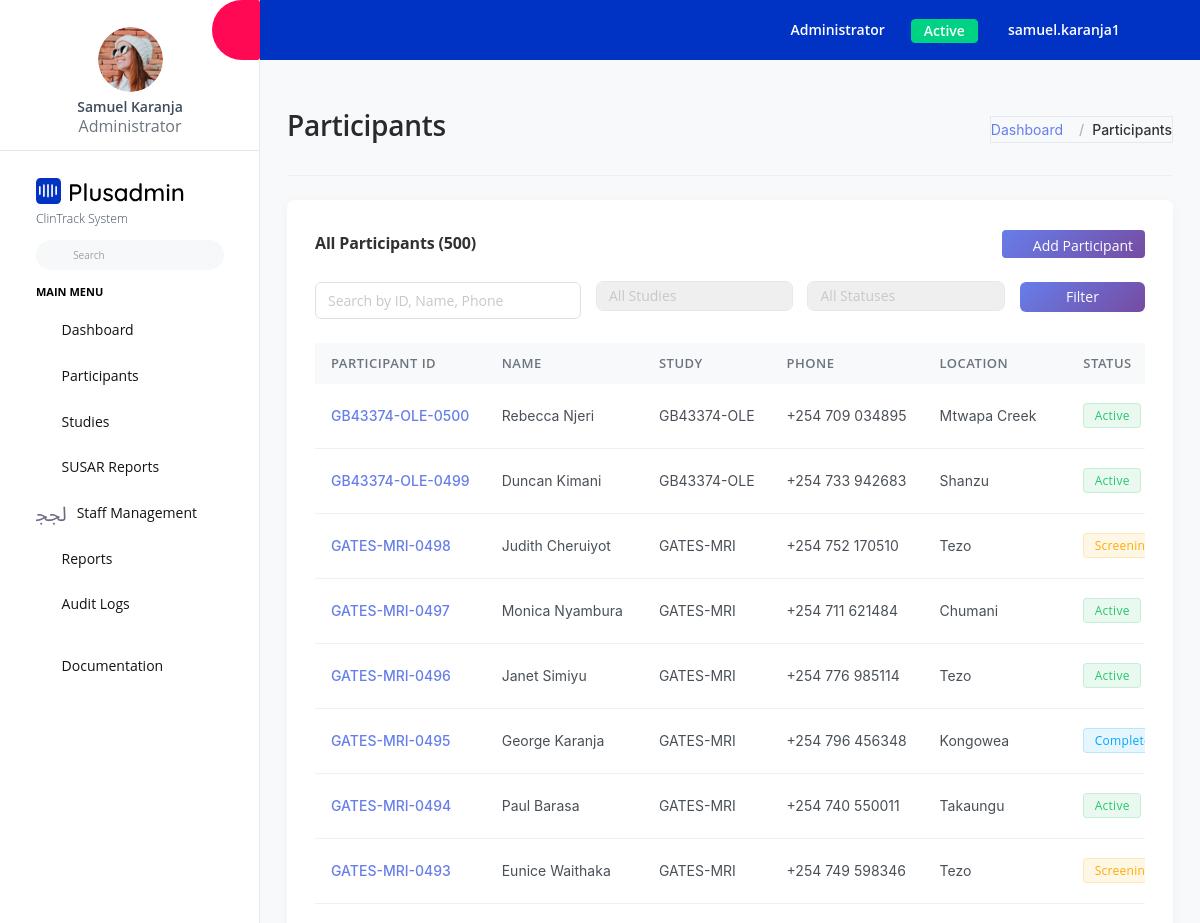
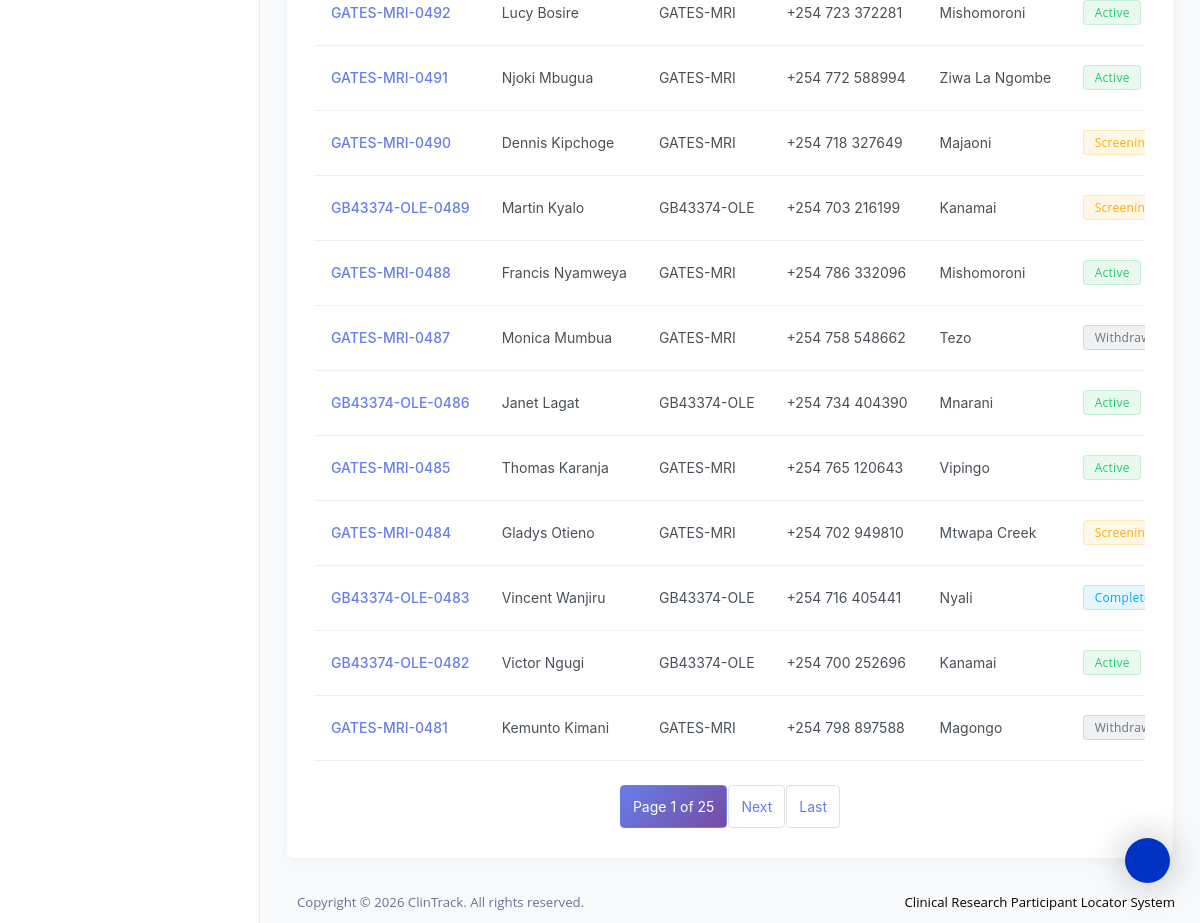
Page /participants/ (signed in) on the committed database (2 pictures, top to bottom).
### clintrack/models.py (models this page shows, shortened)
class User(AbstractUser):
    ROLE_CHOICES = [
        ('admin', 'Administrator'),
        ('coordinator', 'Study Coordinator'),
        ('staff', 'Research Staff'),
        ('viewer', 'Viewer Only'),
    ]
    role = models.CharField(max_length=20, choices=ROLE_CHOICES, default='staff')
    phone_number = PhoneNumberField(blank=True, null=True)
    created_at = models.DateTimeField(auto_now_add=True)
    updated_at = models.DateTimeField(auto_now=True)
    class Meta:
        db_table = 'users'

class Participant(models.Model):
    GENDER_CHOICES = [
        ('M', 'Male'),
        ('F', 'Female'),
        ('O', 'Other'),
        ('U', 'Prefer not to say'),
    ]
    STATUS_CHOICES = [
        ('active', 'Active'),
        ('completed', 'Completed'),
        ('withdrawn', 'Withdrawn'),
        ('lost', 'Lost to Follow-up'),
        ('screening', 'Screening'),
    ]
    participant_id = models.CharField(max_length=50, unique=True, db_index=True)
    study = models.ForeignKey(Study, on_delete=models.PROTECT, related_name='participants')
    first_name = models.CharField(max_length=100)
    last_name = models.CharField(max_length=100)
    date_of_birth = models.DateField(null=True, blank=True)
    gender = models.CharField(max_length=1, choices=GENDER_CHOICES, default='U')
    primary_phone = PhoneNumberField()
    secondary_phone = PhoneNumberField(blank=True, null=True)
    email = models.EmailField(blank=True)
    location = models.CharField(max_length=200, help_text="Village/Estate/Area")
    sub_location = models.CharField(max_length=200, blank=True)
    county = models.CharField(max_length=100, blank=True)
    nearest_landmark = models.TextField(blank=True, help_text="Directions or nearest landmark")
    status = models.CharField(max_length=20, choices=STATUS_CHOICES, default='screening')
    enrollment_date = models.DateField(null=True, blank=True)
    notes = models.TextField(blank=True)
    created_by = models.ForeignKey(User, on_delete=models.SET_NULL, null=True, related_name='created_participants')
    created_at = models.DateTimeField(auto_now_add=True)
    updated_at = models.DateTimeField(auto_now=True)
    class Meta:
        db_table = 'participants'
        ordering = ['-created_at']
        indexes = [
            models.Index(fields=['participant_id']),
            models.Index(fields=['study', 'status']),
            models.Index(fields=['last_name', 'first_name']),
        ]
    def get_full_name(self):
        return f"{self.first_name} {self.last_name}"

class Study(models.Model):
    name = models.CharField(max_length=200, unique=True)
    code = models.CharField(max_length=50, unique=True)
    description = models.TextField(blank=True)
    start_date = models.DateField(null=True, blank=True)
    end_date = models.DateField(null=True, blank=True)
    is_active = models.BooleanField(default=True)
    created_at = models.DateTimeField(auto_now_add=True)
    updated_at = models.DateTimeField(auto_now=True)
    class Meta:
        db_table = 'studies'
        ordering = ['name']

### clintrack/views.py (the view, shortened to what this page needs)
# urls.py: path('participants/', views.participant_list, name='participant_list'),
@login_required
def participant_list(request):
    participants = Participant.objects.select_related('study', 'created_by').all()
    search = request.GET.get('search', '')
    study_filter = request.GET.get('study', '')
    status_filter = request.GET.get('status', '')
    if study_filter:
        participants = participants.filter(study_id=study_filter)
    if status_filter:
        participants = participants.filter(status=status_filter)
    paginator = Paginator(participants, 20)
    page_number = request.GET.get('page')
    page_obj = paginator.get_page(page_number)
    studies = Study.objects.filter(is_active=True)
    context = {
        'page_obj': page_obj,
        'studies': studies,
        'search': search,
        'study_filter': study_filter,
        'status_filter': status_filter,
        'status_choices': Participant.STATUS_CHOICES,
    }
    return render(request, 'participants/participant_list.html', context)

### templates/participants/participant_list.html (shortened to what this page needs)
{% extends 'base.html' %}
{% load static %}
{% block content %}
<div class="page-header">
  <h3 class="page-title">Participants</h3>
  <nav aria-label="breadcrumb">
    <ol class="breadcrumb">
      <li class="breadcrumb-item"><a href="{% url 'dashboard' %}">Dashboard</a></li>
      <li class="breadcrumb-item active" aria-current="page">Participants</li>
    </ol>
  </nav>
</div>
<div class="row">
  <div class="col-lg-12 grid-margin stretch-card">
    <div class="card">
      <div class="card-body">
        <div class="d-flex justify-content-between align-items-center mb-4">
          <h4 class="card-title mb-0">All Participants ({{ page_obj.paginator.count }})</h4>
          {% if user.role == 'admin' or user.role == 'coordinator' %}
          <a href="{% url 'participant_create' %}" class="btn btn-primary btn-sm">
            <i class="mdi mdi-plus"></i> Add Participant
          </a>
          {% endif %}
        </div>
        <form method="get" class="row g-3 mb-4">
          <div class="col-md-4">
            <input type="text" name="search" class="form-control" placeholder="Search by ID, Name, Phone" value="{{ search }}">
          </div>
          <div class="col-md-3">
            <select name="study" class="form-control">
              <option value="">All Studies</option>
            </select>
          </div>
          <div class="col-md-3">
            <select name="status" class="form-control">
              <option value="">All Statuses</option>
            </select>
          </div>
          <div class="col-md-2">
            <button type="submit" class="btn btn-primary w-100">Filter</button>
          </div>
        </form>
        <div class="table-responsive">
          <table class="table table-hover">
            <thead>
              <tr>
                <th>Participant ID</th>
                <th>Name</th>
                <th>Study</th>
                <th>Phone</th>
                <th>Location</th>
                <th>Status</th>
              </tr>
            </thead>
            <tbody>
              {% for participant in page_obj %}
              <tr>
                <td><a href="{% url 'participant_detail' participant.id %}">{{ participant.participant_id }}</a></td>
                <td>{{ participant.get_full_name }}</td>
                <td>{{ participant.study.code }}</td>
                <td>{{ participant.primary_phone }}</td>
                <td>{{ participant.location }}</td>
                <td>
                  {% if participant.status == 'active' %}
                  <span class="badge badge-success">Active</span>
                  {% elif participant.status == 'screening' %}
                  <span class="badge badge-warning">Screening</span>
                  {% elif participant.status == 'completed' %}
                  <span class="badge badge-info">Completed</span>
                  {% elif participant.status == 'withdrawn' %}
                  <span class="badge badge-secondary">Withdrawn</span>
                  {% elif participant.status == 'lost' %}
                  <span class="badge badge-danger">Lost</span>
                  {% endif %}
                </td>
              </tr>
              {% empty %}
              <tr>
                <td colspan="8" class="text-center py-4 text-muted">No participants found</td>
              </tr>
              {% endfor %}
            </tbody>
          </table>
        </div>
        {% if page_obj.has_other_pages %}
        <nav aria-label="Page navigation" class="mt-4">
          <ul class="pagination justify-content-center">
            <li class="page-item active">
              <span class="page-link">Page {{ page_obj.number }} of {{ page_obj.paginator.num_pages }}</span>
            </li>
            {% if page_obj.has_next %}
            <li class="page-item">
              <a class="page-link" href="?page={{ page_obj.next_page_number }}&search={{ search }}&study={{ study_filter }}&status={{ status_filter }}">Next</a>
            </li>
            <li class="page-item">
              <a class="page-link" href="?page={{ page_obj.paginator.num_pages }}&search={{ search }}&study={{ study_filter }}&status={{ status_filter }}">Last</a>
            </li>
            {% endif %}
          </ul>
        </nav>
        {% endif %}
      </div>
    </div>
  </div>
</div>
{% endblock %}

### templates/base.html (shortened to what this page needs)
{% load static %}
<!DOCTYPE html>
<html lang="en">
  <head>
    <link rel="stylesheet" href="{% static 'assets/vendors/mdi/css/materialdesignicons.min.css' %}">
    <link rel="stylesheet" href="{% static 'assets/vendors/flag-icon-css/css/flag-icon.min.css' %}">
    <link rel="stylesheet" href="{% static 'assets/vendors/css/vendor.bundle.base.css' %}">
    <link rel="stylesheet" href="{% static 'assets/vendors/jquery-bar-rating/css-stars.css' %}" />
    <link rel="stylesheet" href="{% static 'assets/vendors/font-awesome/css/font-awesome.min.css' %}" />
    <link rel="stylesheet" href="{% static 'assets/css/demo_1/style.css' %}" />
  </head>
  <body>
    <div class="container-scroller">
      {% include 'includes/sidebar.html' %}
      <div class="container-fluid page-body-wrapper">
        {% include 'includes/settings_panel.html' %}
        {% include 'includes/navbar.html' %}
        <div class="main-panel">
          <div class="content-wrapper pb-0">
            {% block content %}
            {% endblock %}
          </div>
          {% include 'includes/footer.html' %}
        </div>
      </div>
    </div>
  </body>
</html>

### templates/includes/sidebar.html (shortened to what this page needs)
{% load static %}
<nav class="sidebar sidebar-offcanvas" id="sidebar">
  <ul class="nav">
    <li class="nav-item nav-profile border-bottom">
      <a href="#" class="nav-link flex-column">
        <div class="nav-profile-image">
          <img src="{% static 'assets/images/faces/face1.jpg' %}" alt="profile" />
        </div>
        <div class="nav-profile-text d-flex ms-0 mb-3 flex-column">
          <span class="font-weight-semibold mb-1 mt-2 text-center">{{ user.get_full_name|default:user.username }}</span>
          <span class="text-secondary icon-sm text-center">{{ user.get_role_display }}</span>
        </div>
      </a>
    </li>
    <li class="nav-item pt-3">
      <a class="nav-link d-block" href="{% url 'dashboard' %}">
        <img class="sidebar-brand-logo" src="{% static 'assets/images/logo.svg' %}" alt="" />
        <div class="small font-weight-light pt-1">ClinTrack System</div>
      </a>
      <form class="d-flex align-items-center" action="#">
        <div class="input-group">
          <div class="input-group-prepend">
            <i class="input-group-text border-0 mdi mdi-magnify"></i>
          </div>
          <input type="text" class="form-control border-0" placeholder="Search" />
        </div>
      </form>
    </li>
    <li class="pt-2 pb-1">
      <span class="nav-item-head">Main Menu</span>
    </li>
    <li class="nav-item">
      <a class="nav-link" href="{% url 'dashboard' %}">
        <i class="mdi mdi-compass-outline menu-icon"></i>
        <span class="menu-title">Dashboard</span>
      </a>
    </li>
    {% if user.role == 'admin' or user.role == 'coordinator' %}
    <li class="nav-item">
      <a class="nav-link" data-bs-toggle="collapse" href="#participants-menu" aria-expanded="false" aria-controls="participants-menu">
        <i class="mdi mdi-account-multiple menu-icon"></i>
        <span class="menu-title">Participants</span>
        <i class="menu-arrow"></i>
      </a>
    </li>
    {% endif %}
    {% if user.role == 'admin' or user.role == 'coordinator' %}
    <li class="nav-item">
      <a class="nav-link" data-bs-toggle="collapse" href="#studies-menu" aria-expanded="false" aria-controls="studies-menu">
        <i class="mdi mdi-flask menu-icon"></i>
        <span class="menu-title">Studies</span>
        <i class="menu-arrow"></i>
      </a>
    </li>
    {% endif %}
    <li class="nav-item">
      <a class="nav-link" data-bs-toggle="collapse" href="#susar-menu" aria-expanded="false" aria-controls="susar-menu">
        <i class="mdi mdi-alert-circle-outline menu-icon"></i>
        <span class="menu-title">SUSAR Reports</span>
        <i class="menu-arrow"></i>
      </a>
    </li>
    {% if user.role == 'admin' %}
    <li class="nav-item">
      <a class="nav-link" data-bs-toggle="collapse" href="#staff-menu" aria-expanded="false" aria-controls="staff-menu">
        <i class="mdi mdi-account-badge menu-icon"></i>
        <span class="menu-title">Staff Management</span>
        <i class="menu-arrow"></i>
      </a>
    </li>
    {% endif %}
    {% if user.role == 'admin' or user.role == 'coordinator' %}
    <li class="nav-item">
      <a class="nav-link" href="{% url 'reports_index' %}">
        <i class="mdi mdi-chart-bar menu-icon"></i>
        <span class="menu-title">Reports</span>
      </a>
    </li>
    {% endif %}
    {% if user.role == 'admin' %}
    <li class="nav-item">
      <a class="nav-link" href="{% url 'audit_logs' %}">
        <i class="mdi mdi-history menu-icon"></i>
        <span class="menu-title">Audit Logs</span>
      </a>
    </li>
    {% endif %}
    <li class="nav-item pt-3">
      <a class="nav-link" href="#">
        <i class="mdi mdi-file-document-box menu-icon"></i>
        <span class="menu-title">Documentation</span>
      </a>
    </li>
  </ul>
</nav>

### templates/includes/settings_panel.html (shortened to what this page needs)
{% load static %}
<div id="settings-trigger"><i class="mdi mdi-settings"></i></div>

### templates/includes/navbar.html (shortened to what this page needs)
{% load static %}
<nav class="navbar default-layout-navbar col-lg-12 col-12 p-0 fixed-top d-flex flex-row">
  <div class="navbar-menu-wrapper d-flex align-items-stretch">
    <button class="navbar-toggler navbar-toggler align-self-center" type="button" data-toggle="minimize">
      <span class="mdi mdi-chevron-double-left"></span>
    </button>
    <ul class="navbar-nav">
      <li class="nav-item dropdown">
        <a class="nav-link" id="messageDropdown" href="#" data-bs-toggle="dropdown" aria-expanded="false">
          <i class="mdi mdi-email-outline"></i>
        </a>
      </li>
      <li class="nav-item dropdown ms-3">
        <a class="nav-link" id="notificationDropdown" href="#" data-bs-toggle="dropdown">
          <i class="mdi mdi-bell-outline"></i>
        </a>
      </li>
    </ul>
    <ul class="navbar-nav navbar-nav-right">
      <li class="nav-item nav-logout d-none d-md-block me-3">
        <a class="nav-link" href="#">{{ user.get_role_display }}</a>
      </li>
      <li class="nav-item nav-logout d-none d-md-block">
        <span class="btn btn-sm btn-success">Active</span>
      </li>
      <li class="nav-item nav-profile dropdown d-none d-md-block">
        <a class="nav-link dropdown-toggle" id="profileDropdown" href="#" data-bs-toggle="dropdown" aria-expanded="false">
          <div class="nav-profile-text">{{ user.username }}</div>
        </a>
      </li>
      <li class="nav-item nav-logout d-none d-lg-block">
        <a class="nav-link" href="{% url 'dashboard' %}">
          <i class="mdi mdi-home-circle"></i>
        </a>
      </li>
    </ul>
  </div>
</nav>

### templates/includes/footer.html
{% load static %}
<footer class="footer">
  <div class="d-sm-flex justify-content-center justify-content-sm-between">
    <span class="text-muted text-center text-sm-left d-block d-sm-inline-block">
      Copyright © {% now "Y" %} ClinTrack. All rights reserved.
    </span>
    <span class="float-none float-sm-right d-block mt-1 mt-sm-0 text-center">
      Clinical Research Participant Locator System
    </span>
  </div>
</footer>

### rows in the picture
User: get_full_name "Samuel Karanja", role "Administrator", username "samuel.karanja1"
Participant: participant_id "GB43374-OLE-0500", get_full_name "Rebecca Njeri", study.code "GB43374-OLE", primary_phone "+254 709 034895", location "Mtwapa Creek", status "Active"
Participant: participant_id "GB43374-OLE-0499", get_full_name "Duncan Kimani", study.code "GB43374-OLE", primary_phone "+254 733 942683", location "Shanzu", status "Active"
Participant: participant_id "GATES-MRI-0498", get_full_name "Judith Cheruiyot", study.code "GATES-MRI", primary_phone "+254 752 170510", location "Tezo", status "Screening"
Participant: participant_id "GATES-MRI-0497", get_full_name "Monica Nyambura", study.code "GATES-MRI", primary_phone "+254 711 621484", location "Chumani", status "Active"
Participant: participant_id "GATES-MRI-0496", get_full_name "Janet Simiyu", study.code "GATES-MRI", primary_phone "+254 776 985114", location "Tezo", status "Active"
Participant: participant_id "GATES-MRI-0495", get_full_name "George Karanja", study.code "GATES-MRI", primary_phone "+254 796 456348", location "Kongowea", status "Completed"
Participant: participant_id "GATES-MRI-0494", get_full_name "Paul Barasa", study.code "GATES-MRI", primary_phone "+254 740 550011", location "Takaungu", status "Active"
Participant: participant_id "GATES-MRI-0493", get_full_name "Eunice Waithaka", study.code "GATES-MRI", primary_phone "+254 749 598346", location "Tezo", status "Screening"
Participant: participant_id "GATES-MRI-0492", get_full_name "Lucy Bosire", study.code "GATES-MRI", primary_phone "+254 723 372281", location "Mishomoroni", status "Active"
Participant: participant_id "GATES-MRI-0491", get_full_name "Njoki Mbugua", study.code "GATES-MRI", primary_phone "+254 772 588994", location "Ziwa La Ngombe", status "Active"
Participant: participant_id "GATES-MRI-0490", get_full_name "Dennis Kipchoge", study.code "GATES-MRI", primary_phone "+254 718 327649", location "Majaoni", status "Screening"
Participant: participant_id "GB43374-OLE-0489", get_full_name "Martin Kyalo", study.code "GB43374-OLE", primary_phone "+254 703 216199", location "Kanamai", status "Screening"
Participant: participant_id "GATES-MRI-0488", get_full_name "Francis Nyamweya", study.code "GATES-MRI", primary_phone "+254 786 332096", location "Mishomoroni", status "Active"
Participant: participant_id "GATES-MRI-0487", get_full_name "Monica Mumbua", study.code "GATES-MRI", primary_phone "+254 758 548662", location "Tezo", status "Withdrawn"
Participant: participant_id "GB43374-OLE-0486", get_full_name "Janet Lagat", study.code "GB43374-OLE", primary_phone "+254 734 404390", location "Mnarani", status "Active"
Participant: participant_id "GATES-MRI-0485", get_full_name "Thomas Karanja", study.code "GATES-MRI", primary_phone "+254 765 120643", location "Vipingo", status "Active"
Participant: participant_id "GATES-MRI-0484", get_full_name "Gladys Otieno", study.code "GATES-MRI", primary_phone "+254 702 949810", location "Mtwapa Creek", status "Screening"
Participant: participant_id "GB43374-OLE-0483", get_full_name "Vincent Wanjiru", study.code "GB43374-OLE", primary_phone "+254 716 405441", location "Nyali", status "Completed"
Participant: participant_id "GB43374-OLE-0482", get_full_name "Victor Ngugi", study.code "GB43374-OLE", primary_phone "+254 700 252696", location "Kanamai", status "Active"
Participant: participant_id "GATES-MRI-0481", get_full_name "Kemunto Kimani", study.code "GATES-MRI", primary_phone "+254 798 897588", location "Magongo", status "Withdrawn"

### other values in the picture
{{ page_obj.paginator.count }} "500"
{{ page_obj.number }} "1"
{{ page_obj.paginator.num_pages }} "25"
